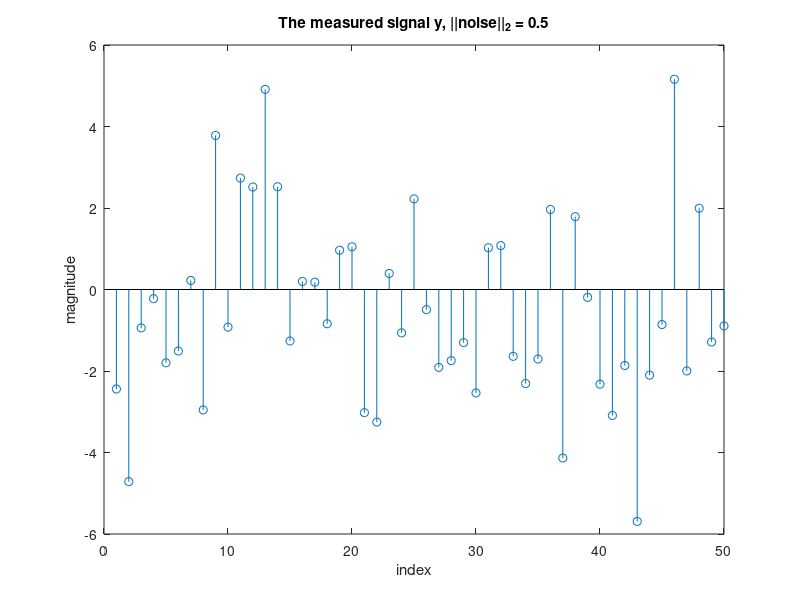

MATLAB code for this plot: (Note: this script raises an error after producing the figure.)
clear all;
close all;
clc;

% Written in Matlab 2017a

% Meghasyam Tummalacherla
% ECE 285: Special Topics in Linear Algebra
% Part of the project Orthogonal Matching Pursuit (OMP) and variants

%% Orthogonal Matching pursuit: Setting up the Problem

% Define the size of the random matrix phi = mxn
m = 50; % no. of rows
n = 80; % no. of columns

% The entries of phi are i.i.d entries draw from a standard normal
% distribution
phi_mat = randn(m,n);

% Making phi_mat a sample from the Uniform Spherical Ensemble (USE)
for col_no = 1:size(phi_mat,2)
    phi_mat(:, col_no) = phi_mat(:, col_no)/norm(phi_mat(:, col_no));
end

% Sparsity of the sparse vector
s0 = 9; % No of non zero elements in x

% Range of x is from [-10 -1] U [1 10] and it is a uniform distribution
% So we will construct a variable int_ind (interval indicator) which is a
% uniform variable which can take values <0.5 for the negative interval and
% >=0.5 for the positive interval.

% Based on the int_ind, we will now pick up a uniform sample from the
% selected interval

x = zeros(n,1); % Initializing x

% The intervals from which we pick up x
int_1 = [-10 -1];
int_2 = [10 1];

% Deciding the random positions of x, which contain the non zero values
x_pos = [];
while length(x_pos)<s0
    x_pos = unique(randi(n, [1 s0]));
end

% Filling up the non zero values from a uniform distribution
for j=1:s0
    
    % Choosing the interval
    int_ind = rand(1);
    
    if int_ind >=0.5
        int_curr = int_1;
    else
        int_curr = int_2;
    end
    
    % Drawing the uniform random value from the chosen interval
    curr_val = int_curr(1)*rand(1) + int_curr(2);
    
    % Filling up the non zero positions
    x(x_pos(j)) = curr_val;
    
end

% figure(1);
% subplot(2,1,1);
% stem(x);
% title('The sparse vector x');

% Generating the noise n_eta
sigma_eta = 1; % The variance of the noise signal
mean_eta = 0; % Mean of noise is zero (given)
n_eta = sigma_eta*randn([m 1]) + mean_eta;
n_eta = n_eta/norm(n_eta);% Making the noise unit norm
norm_n_eta = 0.5; % Setting the norm of the noise
n_eta = norm_n_eta*n_eta; 

%% The algorithm OMP
y = phi_mat*x + n_eta;
figure(1);
% subplot(2,1,2);
stem(y);
title(['The measured signal y, ' '||noise||_2 = ' num2str(norm_n_eta)]);
xlabel('index');
ylabel('magnitude');

% Setting up initial parameters for the OMP
gamma_curr = y; % gamma_0, initial residual
I_set = []; % set of columns that contribute to y
col_set = []; % index of the columns
max_iter = 100; % Maximum number of iterations
iter_no = 1; % initializing the iteration variable
error_iter = Inf; % initial error 

% Stopping threshold for error
if norm_n_eta > 0
    thresh = norm_n_eta;
else
thresh = 10^-10; 
end

norm_gamma = [norm(gamma_curr)]; % Initializing the norm of residual

while((iter_no < max_iter+1) && error_iter > thresh) % Checking for stopping criteria
%     iter_no
    max_ip = 0;
    
    % Finding the most contributing column
    for col_no = 1:size(phi_mat,2)
        curr_ip = abs(gamma_curr'*phi_mat(:,col_no));
        if curr_ip > max_ip
            max_ip = curr_ip;
            curr_col = col_no;
        end
    end
    col_set = [col_set curr_col]; % Merging basis indices
    I_set = [I_set phi_mat(:,curr_col)]; % Finding the merged basis

    % Finding the projection of the measured signal onto the merged basis
    z_curr = projection_meg(y, I_set);
    
    % Updating the residual
    gamma_curr = y - z_curr;
    
    % Checking for stopping criteria
    if norm(gamma_curr) > norm_gamma(end)
        break
    else
        norm_gamma = [norm_gamma norm(gamma_curr)];
    end
    
    % Update error and iteration index
    error_iter = norm(gamma_curr);
    iter_no = iter_no+1;
end

% Finding the final estimate of x
col_set = unique(col_set);
I_set = [];

% Finding x from I_set;
for col=1:length(col_set)
    I_set = [I_set phi_mat(:, col_set(col))];
end

% Solving the problem in reduced dimension of I_set
y_reduced_dim =zeros(length(col_set),1);
phi_reduced_dim = zeros(length(col_set),length(col_set));
x_reduced_dim = zeros(length(col_set),1);

for col = 1:length(col_set)
    y_reduced_dim(col) = y'*I_set(:, col);
end

for row = 1:length(col_set)
    for col = 1:length(col_set)
        phi_reduced_dim(row, col) = I_set(:, row)'*I_set(:, col);
    end
end

% Finding the reduced dimension version of x
x_reduced_dim = pinv(phi_reduced_dim)*y_reduced_dim;

% Filling up the sparse vector x with the elements from the reduced dimension
% of x
x_est = zeros(size(x));
for pos = 1:length(col_set)
    x_est(col_set(pos)) = x_reduced_dim(pos);
end

% Plots to compare the actual signal and the estimated signal x_est
figure(2);
subplot(2,1,1);
stem(x);
title(['Actual signal, s = ' num2str(s0)]);
xlabel('index');
ylabel('magnitude');

subplot(2,1,2);
stem(x_est);
title(['Estimated signal, ' '||noise||_2 = ' num2str(norm_n_eta)]);
xlabel('index');
ylabel('magnitude');


    

